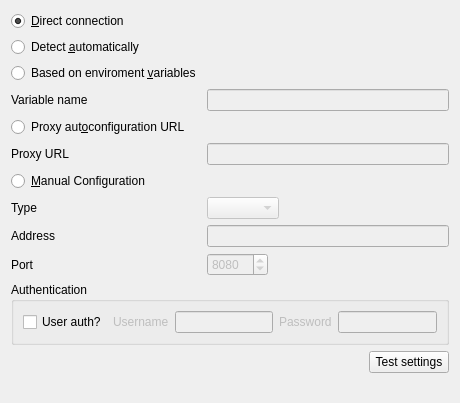
<?xml version="1.0" encoding="UTF-8"?>
<ui version="4.0">
 <class>Network</class>
 <widget class="QWidget" name="Network">
  <property name="geometry">
   <rect>
    <x>0</x>
    <y>0</y>
    <width>460</width>
    <height>403</height>
   </rect>
  </property>
  <property name="windowTitle">
   <string>Network Settings</string>
  </property>
  <property name="windowIcon">
   <iconset>
    <normaloff>:/actions/resources/actions/document-open-remote.png</normaloff>:/actions/resources/actions/document-open-remote.png</iconset>
  </property>
  <layout class="QVBoxLayout" name="verticalLayout">
   <item>
    <layout class="QFormLayout" name="formLayout">
     <property name="fieldGrowthPolicy">
      <enum>QFormLayout::ExpandingFieldsGrow</enum>
     </property>
     <item row="0" column="0">
      <widget class="QRadioButton" name="radioDirect">
       <property name="text">
        <string>&amp;Direct connection</string>
       </property>
       <property name="checked">
        <bool>true</bool>
       </property>
      </widget>
     </item>
     <item row="1" column="0">
      <widget class="QRadioButton" name="radioAutomatically">
       <property name="text">
        <string>Detect &amp;automatically</string>
       </property>
      </widget>
     </item>
     <item row="3" column="0">
      <widget class="QRadioButton" name="radioBasedOnVariables">
       <property name="text">
        <string>Based on enviroment &amp;variables</string>
       </property>
      </widget>
     </item>
     <item row="4" column="0">
      <widget class="QLabel" name="label_7">
       <property name="text">
        <string>Variable name</string>
       </property>
      </widget>
     </item>
     <item row="4" column="1">
      <widget class="QLineEdit" name="lineEdit_2">
       <property name="enabled">
        <bool>false</bool>
       </property>
      </widget>
     </item>
     <item row="5" column="0">
      <widget class="QRadioButton" name="radioPAC">
       <property name="text">
        <string>Proxy aut&amp;oconfiguration URL</string>
       </property>
      </widget>
     </item>
     <item row="6" column="0">
      <widget class="QLabel" name="label_6">
       <property name="text">
        <string>Proxy URL</string>
       </property>
      </widget>
     </item>
     <item row="6" column="1">
      <widget class="QLineEdit" name="lineEdit">
       <property name="enabled">
        <bool>false</bool>
       </property>
      </widget>
     </item>
     <item row="8" column="0">
      <widget class="QLabel" name="label_5">
       <property name="text">
        <string>Type</string>
       </property>
      </widget>
     </item>
     <item row="8" column="1">
      <widget class="QComboBox" name="comboProxyType">
       <property name="enabled">
        <bool>false</bool>
       </property>
      </widget>
     </item>
     <item row="9" column="0">
      <widget class="QLabel" name="label">
       <property name="text">
        <string>Address</string>
       </property>
      </widget>
     </item>
     <item row="9" column="1">
      <widget class="QLineEdit" name="lineProxyAddress">
       <property name="enabled">
        <bool>false</bool>
       </property>
      </widget>
     </item>
     <item row="10" column="0">
      <widget class="QLabel" name="label_2">
       <property name="text">
        <string>Port</string>
       </property>
      </widget>
     </item>
     <item row="10" column="1">
      <widget class="QSpinBox" name="spinProxyPort">
       <property name="enabled">
        <bool>false</bool>
       </property>
       <property name="minimum">
        <number>1</number>
       </property>
       <property name="maximum">
        <number>65535</number>
       </property>
       <property name="value">
        <number>8080</number>
       </property>
      </widget>
     </item>
     <item row="7" column="0">
      <widget class="QRadioButton" name="radioManual">
       <property name="text">
        <string>&amp;Manual Configuration</string>
       </property>
      </widget>
     </item>
    </layout>
   </item>
   <item>
    <widget class="QGroupBox" name="groupBox">
     <property name="title">
      <string>Authentication</string>
     </property>
     <layout class="QGridLayout" name="gridLayout">
      <item row="2" column="3">
       <widget class="QLineEdit" name="lineProxyPassword">
        <property name="enabled">
         <bool>false</bool>
        </property>
       </widget>
      </item>
      <item row="2" column="1">
       <widget class="QLabel" name="label_4">
        <property name="enabled">
         <bool>false</bool>
        </property>
        <property name="text">
         <string>Username</string>
        </property>
       </widget>
      </item>
      <item row="2" column="4">
       <widget class="QLabel" name="label_3">
        <property name="enabled">
         <bool>false</bool>
        </property>
        <property name="text">
         <string>Password</string>
        </property>
       </widget>
      </item>
      <item row="2" column="5">
       <widget class="QLineEdit" name="lineProxyUsername">
        <property name="enabled">
         <bool>false</bool>
        </property>
        <property name="echoMode">
         <enum>QLineEdit::Password</enum>
        </property>
       </widget>
      </item>
      <item row="0" column="2">
       <layout class="QHBoxLayout" name="horizontalLayout_2"/>
      </item>
      <item row="2" column="0">
       <widget class="QCheckBox" name="checkBox">
        <property name="text">
         <string>User auth?</string>
        </property>
       </widget>
      </item>
     </layout>
    </widget>
   </item>
   <item>
    <layout class="QHBoxLayout" name="horizontalLayout">
     <item>
      <spacer name="horizontalSpacer">
       <property name="orientation">
        <enum>Qt::Horizontal</enum>
       </property>
       <property name="sizeHint" stdset="0">
        <size>
         <width>40</width>
         <height>20</height>
        </size>
       </property>
      </spacer>
     </item>
     <item>
      <widget class="QPushButton" name="pushTestSettings">
       <property name="text">
        <string>Test settings</string>
       </property>
      </widget>
     </item>
    </layout>
   </item>
   <item>
    <spacer name="verticalSpacer">
     <property name="orientation">
      <enum>Qt::Vertical</enum>
     </property>
     <property name="sizeHint" stdset="0">
      <size>
       <width>20</width>
       <height>40</height>
      </size>
     </property>
    </spacer>
   </item>
  </layout>
 </widget>
 <resources/>
 <connections>
  <connection>
   <sender>radioBasedOnVariables</sender>
   <signal>toggled(bool)</signal>
   <receiver>lineEdit_2</receiver>
   <slot>setEnabled(bool)</slot>
   <hints>
    <hint type="sourcelabel">
     <x>97</x>
     <y>66</y>
    </hint>
    <hint type="destinationlabel">
     <x>266</x>
     <y>93</y>
    </hint>
   </hints>
  </connection>
  <connection>
   <sender>radioPAC</sender>
   <signal>toggled(bool)</signal>
   <receiver>lineEdit</receiver>
   <slot>setEnabled(bool)</slot>
   <hints>
    <hint type="sourcelabel">
     <x>173</x>
     <y>127</y>
    </hint>
    <hint type="destinationlabel">
     <x>287</x>
     <y>146</y>
    </hint>
   </hints>
  </connection>
  <connection>
   <sender>radioManual</sender>
   <signal>toggled(bool)</signal>
   <receiver>lineProxyAddress</receiver>
   <slot>setEnabled(bool)</slot>
   <hints>
    <hint type="sourcelabel">
     <x>149</x>
     <y>176</y>
    </hint>
    <hint type="destinationlabel">
     <x>247</x>
     <y>228</y>
    </hint>
   </hints>
  </connection>
  <connection>
   <sender>radioManual</sender>
   <signal>toggled(bool)</signal>
   <receiver>spinProxyPort</receiver>
   <slot>setEnabled(bool)</slot>
   <hints>
    <hint type="sourcelabel">
     <x>124</x>
     <y>173</y>
    </hint>
    <hint type="destinationlabel">
     <x>235</x>
     <y>258</y>
    </hint>
   </hints>
  </connection>
  <connection>
   <sender>radioBasedOnVariables</sender>
   <signal>clicked()</signal>
   <receiver>lineEdit_2</receiver>
   <slot>setFocus()</slot>
   <hints>
    <hint type="sourcelabel">
     <x>186</x>
     <y>70</y>
    </hint>
    <hint type="destinationlabel">
     <x>253</x>
     <y>102</y>
    </hint>
   </hints>
  </connection>
  <connection>
   <sender>radioPAC</sender>
   <signal>clicked()</signal>
   <receiver>lineEdit</receiver>
   <slot>setFocus()</slot>
   <hints>
    <hint type="sourcelabel">
     <x>195</x>
     <y>124</y>
    </hint>
    <hint type="destinationlabel">
     <x>264</x>
     <y>155</y>
    </hint>
   </hints>
  </connection>
  <connection>
   <sender>radioManual</sender>
   <signal>clicked()</signal>
   <receiver>lineProxyAddress</receiver>
   <slot>setFocus()</slot>
   <hints>
    <hint type="sourcelabel">
     <x>209</x>
     <y>169</y>
    </hint>
    <hint type="destinationlabel">
     <x>311</x>
     <y>234</y>
    </hint>
   </hints>
  </connection>
  <connection>
   <sender>checkBox</sender>
   <signal>toggled(bool)</signal>
   <receiver>label_4</receiver>
   <slot>setEnabled(bool)</slot>
   <hints>
    <hint type="sourcelabel">
     <x>66</x>
     <y>337</y>
    </hint>
    <hint type="destinationlabel">
     <x>124</x>
     <y>336</y>
    </hint>
   </hints>
  </connection>
  <connection>
   <sender>checkBox</sender>
   <signal>toggled(bool)</signal>
   <receiver>lineProxyPassword</receiver>
   <slot>setEnabled(bool)</slot>
   <hints>
    <hint type="sourcelabel">
     <x>77</x>
     <y>335</y>
    </hint>
    <hint type="destinationlabel">
     <x>219</x>
     <y>342</y>
    </hint>
   </hints>
  </connection>
  <connection>
   <sender>checkBox</sender>
   <signal>toggled(bool)</signal>
   <receiver>label_3</receiver>
   <slot>setEnabled(bool)</slot>
   <hints>
    <hint type="sourcelabel">
     <x>67</x>
     <y>337</y>
    </hint>
    <hint type="destinationlabel">
     <x>303</x>
     <y>342</y>
    </hint>
   </hints>
  </connection>
  <connection>
   <sender>checkBox</sender>
   <signal>toggled(bool)</signal>
   <receiver>lineProxyUsername</receiver>
   <slot>setEnabled(bool)</slot>
   <hints>
    <hint type="sourcelabel">
     <x>86</x>
     <y>336</y>
    </hint>
    <hint type="destinationlabel">
     <x>376</x>
     <y>340</y>
    </hint>
   </hints>
  </connection>
  <connection>
   <sender>radioManual</sender>
   <signal>toggled(bool)</signal>
   <receiver>comboProxyType</receiver>
   <slot>setEnabled(bool)</slot>
   <hints>
    <hint type="sourcelabel">
     <x>178</x>
     <y>172</y>
    </hint>
    <hint type="destinationlabel">
     <x>240</x>
     <y>207</y>
    </hint>
   </hints>
  </connection>
 </connections>
</ui>
